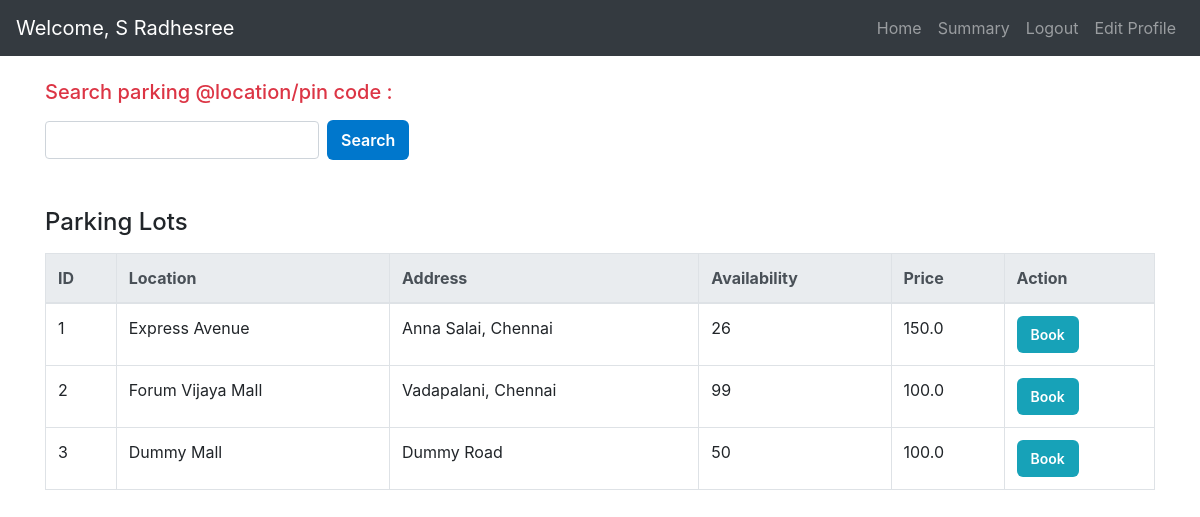
Before: /user_search/2 with the older database file.
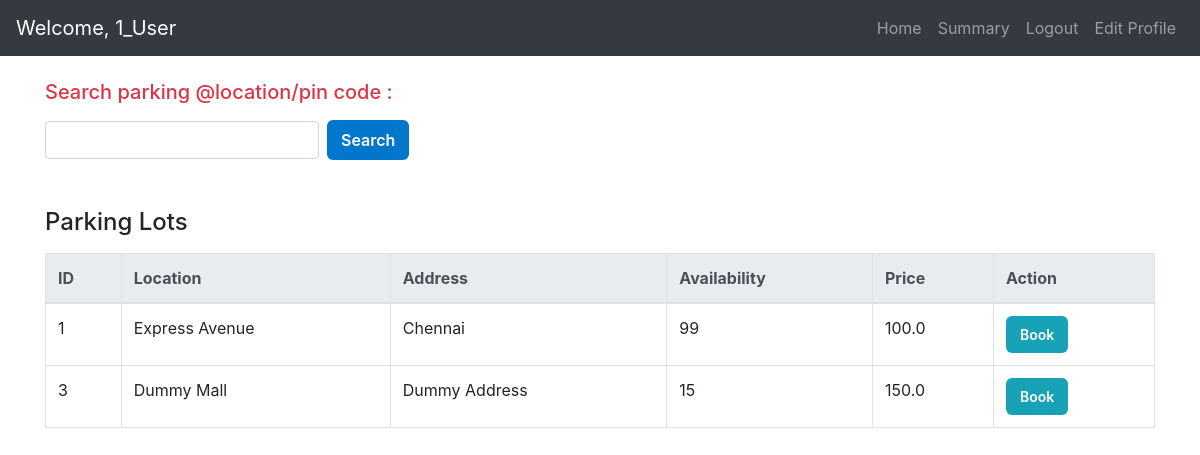
After: the same page with the newer database file.
### models/models.py (models this page shows)
class User(db.Model):
    __tablename__= 'users'
    id= db.Column(db.Integer, primary_key=True)
    email= db.Column(db.String, unique=True, nullable=False)
    password= db.Column(db.String, nullable=False)
    full_name= db.Column(db.String)
    address= db.Column(db.String)
    pincode= db.Column(db.String)
    type= db.Column(db.String, default="general")
    reservations= relationship('Reservation', back_populates='user')

class ParkingLot(db.Model):
    __tablename__= 'parking_lots'
    id= db.Column(db.Integer, primary_key=True)
    prime_location_name= db.Column(db.String, nullable=False)
    price= db.Column(db.Float, nullable=False)
    address= db.Column(db.String)
    pin_code= db.Column(db.String)
    number_of_spots= db.Column(db.Integer)
    spots= relationship('ParkingSpot', back_populates='lot')

### controllers/users.py (the view)
@app.route('/user_search/<int:user_id>', methods=['GET'])
def user_search(user_id):
    user = User.query.get_or_404(user_id)
    search = request.args.get('query', '').strip()
    if search:
        by_location = ParkingLot.query.filter(ParkingLot.prime_location_name.ilike(f"%{search}%")).all()
        by_address = ParkingLot.query.filter(ParkingLot.address.ilike(f"%{search}%")).all()
        by_pincode = ParkingLot.query.filter(ParkingLot.pin_code.ilike(f"%{search}%")).all()
        combined = {lot.id: lot for lot in (by_location + by_address + by_pincode)}
        parking_lots = list(combined.values())
    else:
        parking_lots = ParkingLot.query.all()
    return render_template(
        'user_search.html',
        user=user,
        parking_lots=parking_lots
    )

### templates/user_search.html (shortened to what this page needs)
<!DOCTYPE html>
<html lang="en">
<head>
  <link rel="stylesheet" href="https://cdn.jsdelivr.net/npm/bootstrap@4.0.0/dist/css/bootstrap.min.css" />
  <link rel="stylesheet" href="{{ url_for('static', filename='user.css') }}">
</head>
<body>
  <nav class="navbar navbar-expand-lg navbar-dark bg-dark">
    <a class="navbar-brand" href="#">Welcome, {{ user.full_name }}</a>
    <div class="collapse navbar-collapse" id="userNavbar">
      <ul class="navbar-nav ml-auto">
        <li class="nav-item"><a class="nav-link" href="{{ url_for('user_dashboard', user_id=user.id) }}">Home</a></li>
        <li class="nav-item"><a class="nav-link" href="/user_summary">Summary</a></li>
        <li class="nav-item"><a class="nav-link" href="/login">Logout</a></li>
        <li class="nav-item"><a class="nav-link" href="{{ url_for('edit_profile', user_id=user.id) }}" id="editProfileLink">Edit Profile</a></li>
      </ul>
    </div>
  </nav>
  <div class="container mt-4">
    <section class="search-parking mb-5">
      <h5 class="mb-3 text-danger">Search parking @location/pin code :</h5>
      <form action="{{ url_for('user_search', user_id=user.id) }}" method="GET" class="form-inline">
        <input type="text" name="query" class="form-control mr-2" required />
        <button type="submit" class="btn btn-primary">Search</button>
      </form>
    </section>
    <section class="parking-lots">
      <h4 class="mb-3">Parking Lots</h4>
      <table class="table table-bordered table-hover">
        <thead class="thead-light">
          <tr>
            <th>ID</th>
            <th>Location</th>
            <th>Address</th>
            <th>Availability</th>
            <th>Price</th>
            <th>Action</th>
          </tr>
        </thead>
        <tbody>
          {% for lot in parking_lots %}
          <tr>
            <td>{{ lot.id }}</td>
            <td>{{ lot.prime_location_name }}</td>
            <td>{{ lot.address  }}</td>
            <td>{{ lot.number_of_spots }}</td>
            <td>{{ lot.price }}</td>
            <td>
              <form method="GET" action="{{ url_for('book_slot', lot_id=lot.id, user_id=user.id) }}">
                <button type="submit" class="btn btn-sm btn-info">Book</button>
              </form>
            </td>
          </tr>
          {% else %}
          <tr>
            <td colspan="5" class="text-center text-muted">No parking lots available.</td>
          </tr>
          {% endfor %}
        </tbody>
      </table>
    </section>
  </div>
</body>
</html>

Changed rows visible on the page:
removed ParkingLot: id "2", prime_location_name "Forum Vijaya Mall", address "Vadapalani, Chennai", number_of_spots "99", price "100.0"
changed User: full_name "S Radhesree" → "1_User"
changed ParkingLot "Express Avenue": address "Anna Salai, Chennai" → "Chennai"; number_of_spots "26" → "99"; price "150.0" → "100.0"
changed ParkingLot "Dummy Mall": address "Dummy Road" → "Dummy Address"; number_of_spots "50" → "15"; price "100.0" → "150.0"
